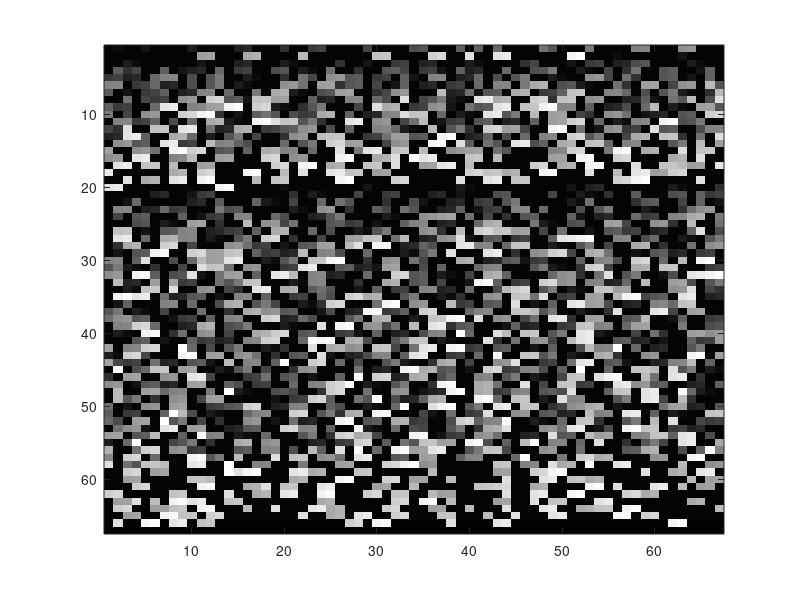

Here is the MATLAB script that generated this plot:
# pkg install -forge image
load("data.mat")
figure('visible','on');
[x,y] = find(data);
S(x)=y;
# returns S
pkg load image;
side = ceil(sqrt(size(S)(2)));
S_square = reshape(postpad(S, side^2), side, side)';
imagesc(S_square);
colormap("gray")
#Colors = rand(36, 3);
#colormap(Colors);

